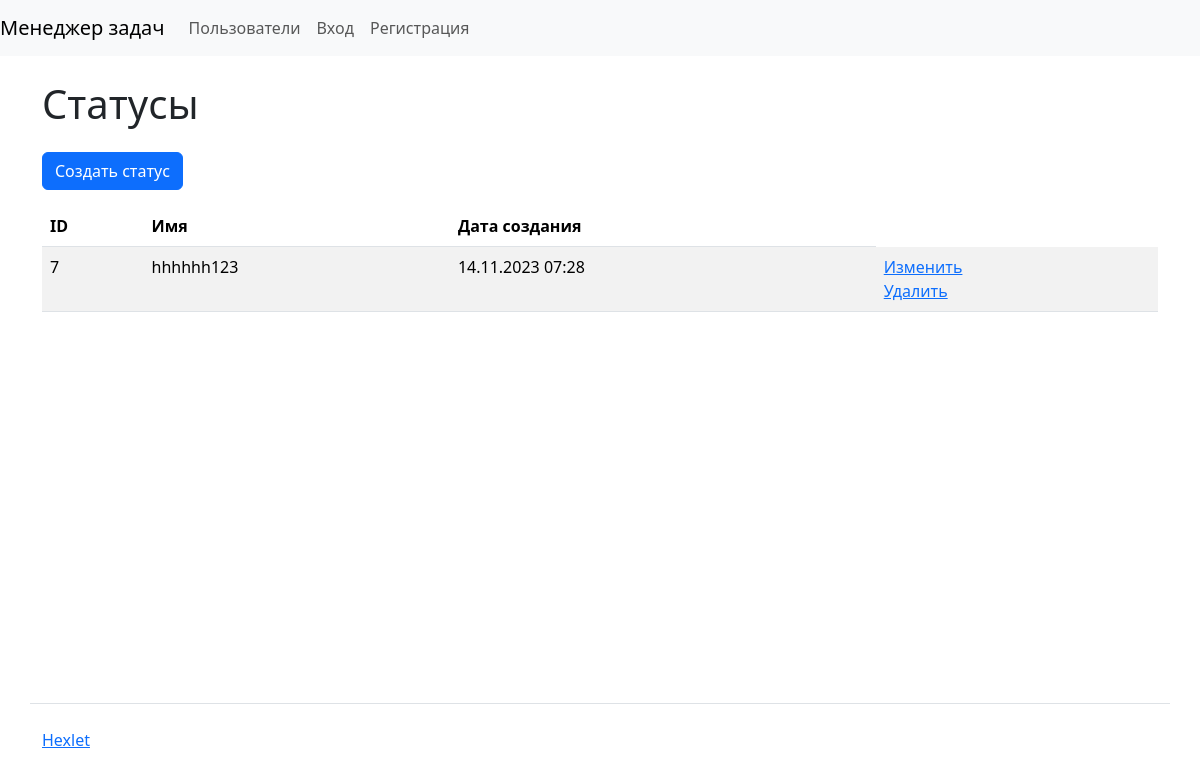
The app's page /statuses/, older data.
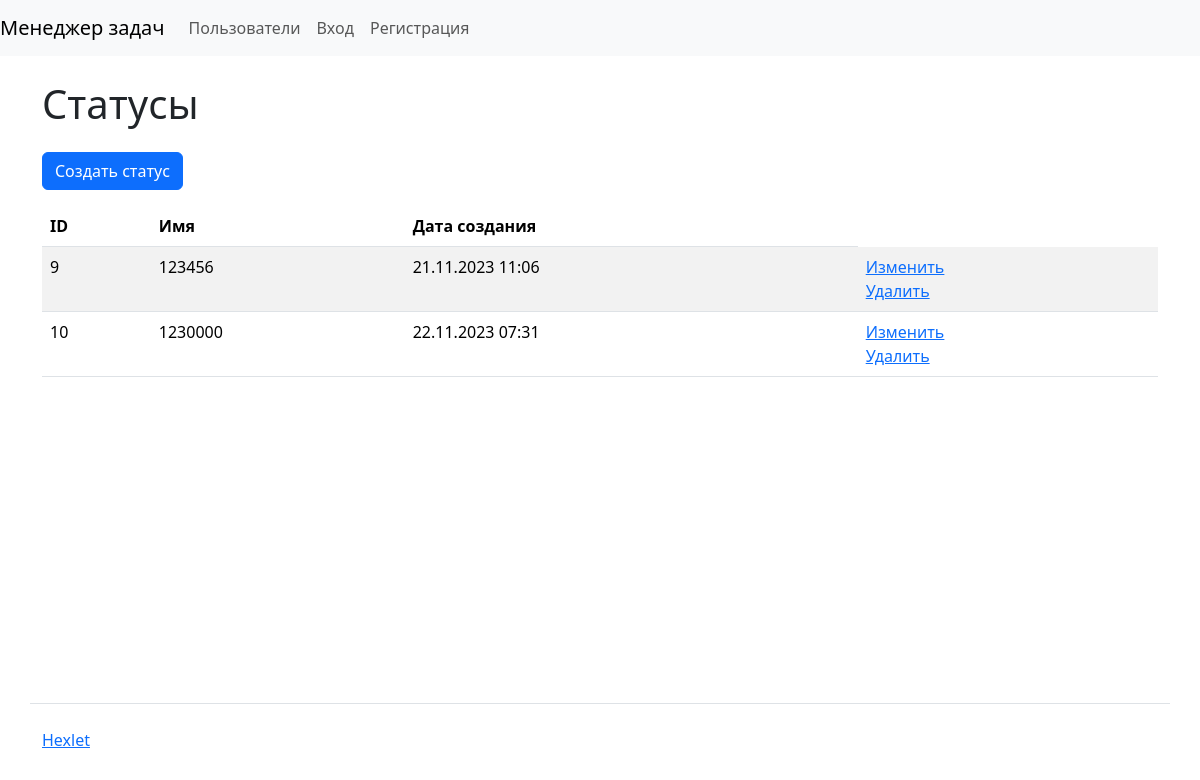
The same page, newer data.
### task_manager/statuses/models.py (models this page shows, shortened)
class Status(models.Model):
    name = models.CharField(max_length=250, unique=True)
    created_at = models.DateTimeField(auto_now_add=True)

### task_manager/statuses/views.py (the view)
# urls.py: path('', IndexStatusView.as_view(), name="status_index"),
class IndexStatusView(ListView):
    def get(self, request, *args, **kwargs):
        status = Status.objects.all()
        return render(request, 'statuses/status.html', {
            'status': status
        })

### task_manager/templates/statuses/status.html (shortened to what this page needs)
{% extends 'base.html' %}
{% load django_bootstrap5 %}
{% load i18n %}
{% block content %}
      <h1 class="my-4">{% trans 'Status' %}</h1>
<a class="btn btn-primary mb-3" href="{% url 'status_create'%}">Создать статус</a>
        <table class="table table-striped">
          <thead class="thead-dark">
            <tr>
              <th>ID</th>
              <th>{% trans 'Name' %}</th>
              <th>{% trans 'Date of creation' %}</th>
            </tr>
          </thead>
          <tbody>
          {% for stat in status %}
            <tr class="align-baseline">
              <td>{{ stat.id }}</td>
              <td>{{ stat.name }}</td>
              <td>{{ stat.created_at|date:"d.m.Y H:i" }}</td>
              <td>
                <a href="{% url 'status_update' pk=stat.pk %}">{% trans 'Edit' %}</a>
                <br>
                <a href="{% url 'status_delete' pk=stat.pk %}" >{% trans 'Delete' %}</a>
              </td>
            </tr>
          {% endfor %}
     </tbody>
        </table>
{% endblock %}

Row changes from the older to the newer data that the page shows:
removed Status: id "7", name "hhhhhh123", created_at "14.11.2023 07:28"
added Status: id "9", name "123456", created_at "21.11.2023 11:06"
added Status: id "10", name "1230000", created_at "22.11.2023 07:31"
